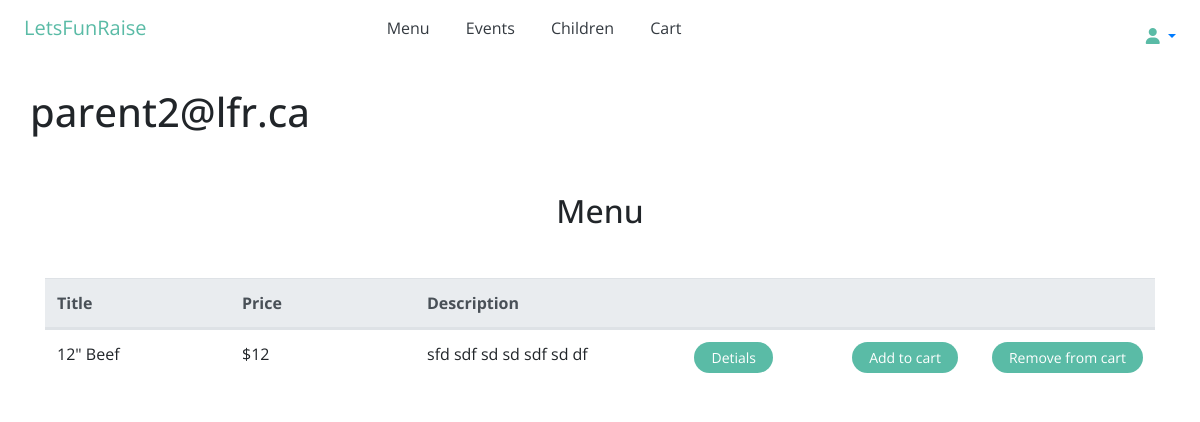
Before: /menu/ (signed in) with the older database file.
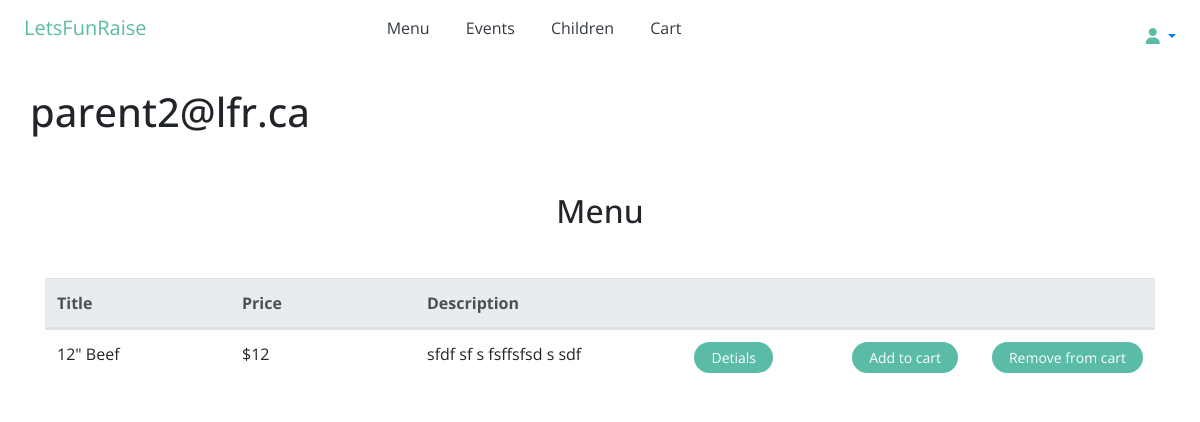
After: the same page with the newer database file.
### vendor/models.py (models this page shows, shortened)
class MenuItem(models.Model): #menuitem_set -> queryset
    user = models.ForeignKey(User, default=1, null=True, on_delete=models.SET_NULL)
    title = models.CharField(max_length=120)
    slug = models.SlugField(unique=True)
    description = models.TextField(null=True, blank=True)
    price = models.IntegerField()
    category = models.CharField(choices=CATEGORY_CHOICES, max_length=1, default='M')
    label = models.CharField(choices=LABEl_CHOICES, max_length=1, default='-')
    def get_absolute_url(self):
        return f"/menu/{self.slug}"
    def get_add_to_cart_url(self):
        return f'/order/add-to-cart/{self.slug}'
    def get_remove_from_cart_url(self):
        return f'/order/remove-from-cart/{self.slug}'

### vendor/views.py (the view)
# urls.py: path('', menu_item_list_view, name='menulist'),
def menu_item_list_view(request):
    if request.user.is_vendor:
        qs = MenuItem.objects.filter(user=request.user)
    else:
        qs = MenuItem.objects.all()
    template_name = 'menu/item_list.html'
    context = {'object_list': qs}
    return render(request, template_name, context)

### accounts/models.py (called while the page is built)
    def __str__(self):
        return self.email

    @property
    def is_parent(self):
        return self.parent

    @property
    def is_vendor(self):
        return self.vendor

    @property
    def is_active(self):
        return self.active

### vendor/templates/menu/item_list.html (shortened to what this page needs)
{% extends 'base.html' %}
{% block content %}
<div class="container">
   <div class="row">
      <h1>{{user}}</h1>
      <div class="col-md-12 mb-4">
         <div class="table-responsive text-nowrap">
            <h2 class="my-5 h2 text-center">Menu</h2>
            <table class="table text-left">
               <thead class="thead-light">
                  <tr class='d-flex'>
                     <th class="col-2">Title</th>
                     <th class="col-2">Price</th>
                     <th class="col-3">Description</th>
                     <th class="col-1"></th>
                     {% if request.user.is_vendor %}
                     <th class="col-1"></th>
                     <th class="col-1"></th>
                     {% else %}
                     <th class="col-2"></th>
                     <th class="col-2"></th>
                     {% endif %}
                  </tr>
               </thead>
               <tbody>
                  {% for object in object_list %}
                  <tr class='d-flex'>
                     <td class="col-2">{{ object.title }}</td>
                     <td class="col-2">${{ object.price }}</td>
                     <td class="col-3">{{ object.description|linebreaks|truncatewords:10 }}</td>
                     <td class="col-1"><a class="btn btn-sm rounded-pill float-right px-3"
                           href="{{ object.get_absolute_url }}" role="button"> Detials </a> </td>
                     {% if request.user.is_vendor %}
                     <td class="col-1"><a class="btn btn-sm rounded-pill float-right px-3"
                           href="{{ object.get_edit_url }}" role="button">Edit</i></a></td>
                     <td class="col-1"> <a class="btn btn-sm rounded-pill float-right px-3"
                           href="{{ object.get_delete_url }}" role="button">Delete</a></td>
                     {% else %}
                     <td class="col-2"><a class="btn btn-sm rounded-pill float-right px-3"
                           href="{{ object.get_add_to_cart_url }}" role="button">Add to cart</a></td>
                     <td class="col-2"><a class="btn btn-sm rounded-pill float-right px-3"
                           href="{{ object.get_remove_from_cart_url }}" role="button">Remove from cart</i></a></td>
                     {% endif %}
                  </tr>
                  {% endfor %}
               </tbody>
            </table>
         </div>
      </div>
   </div>
</div>
{% endblock content %}

Changed rows visible on the page:
changed MenuItem "12\" Beef": description "sfd sdf sd sd sdf sd df" → "sfdf sf s fsffsfsd s sdf"
